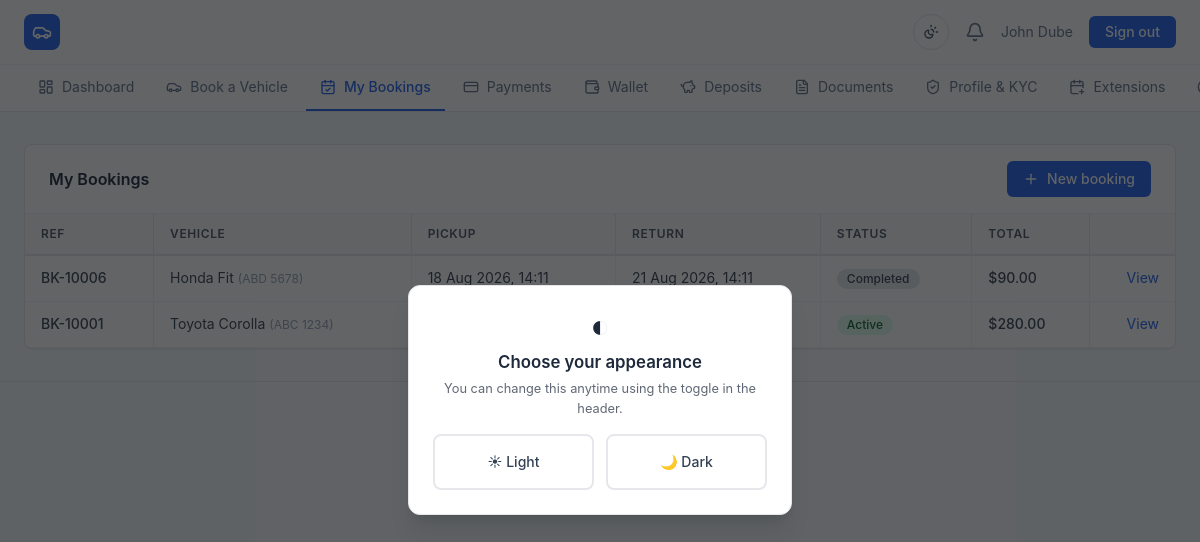
The page /client/bookings.php (signed in) on the database its author committed.
### tables this page shows
CREATE TABLE clients (
    id INT UNSIGNED AUTO_INCREMENT PRIMARY KEY,
    user_id INT UNSIGNED DEFAULT NULL UNIQUE,
    client_no VARCHAR(20) NOT NULL UNIQUE,
    full_name VARCHAR(160) NOT NULL,
    dob DATE DEFAULT NULL,
    phone VARCHAR(40) DEFAULT NULL,
    email VARCHAR(190) DEFAULT NULL,
    address TEXT DEFAULT NULL,
    national_id VARCHAR(60) DEFAULT NULL,
    licence_no VARCHAR(60) DEFAULT NULL,
    licence_expiry DATE DEFAULT NULL,
    photo VARCHAR(255) DEFAULT NULL,
    tax_no VARCHAR(60) DEFAULT NULL,
    fiscalise TINYINT(1) NOT NULL DEFAULT 0,
    kyc_status ENUM('pending','under_review','verified','rejected') NOT NULL DEFAULT 'pending',
    account_status ENUM('active','suspended') NOT NULL DEFAULT 'active',
    source ENUM('online','walk_in') NOT NULL DEFAULT 'online',
    created_at DATETIME NOT NULL DEFAULT CURRENT_TIMESTAMP,
    updated_at DATETIME NOT NULL DEFAULT CURRENT_TIMESTAMP ON UPDATE CURRENT_TIMESTAMP,
    FOREIGN KEY (user_id) REFERENCES users(id) ON DELETE SET NULL,
    INDEX idx_clients_phone (phone),
    INDEX idx_clients_email (email),
    INDEX idx_clients_national_id (national_id),
    INDEX idx_clients_kyc (kyc_status)
);

CREATE TABLE bookings (
    id INT UNSIGNED AUTO_INCREMENT PRIMARY KEY,
    ref VARCHAR(20) NOT NULL UNIQUE,
    client_id INT UNSIGNED NOT NULL,
    vehicle_id INT UNSIGNED NOT NULL,
    pickup_at DATETIME NOT NULL,
    return_at DATETIME NOT NULL,
    status ENUM('pending','confirmed','active','completed','cancelled','overdue') NOT NULL DEFAULT 'pending',
    base_amount DECIMAL(10,2) NOT NULL DEFAULT 0.00,
    additional_amount DECIMAL(10,2) NOT NULL DEFAULT 0.00,
    discount DECIMAL(10,2) NOT NULL DEFAULT 0.00,
    total DECIMAL(10,2) NOT NULL DEFAULT 0.00,
    deposit_required DECIMAL(10,2) NOT NULL DEFAULT 0.00,
    notes TEXT DEFAULT NULL,
    source ENUM('online','walk_in') NOT NULL DEFAULT 'online',
    created_by INT UNSIGNED DEFAULT NULL,
    created_at DATETIME NOT NULL DEFAULT CURRENT_TIMESTAMP,
    updated_at DATETIME NOT NULL DEFAULT CURRENT_TIMESTAMP ON UPDATE CURRENT_TIMESTAMP,
    FOREIGN KEY (client_id) REFERENCES clients(id),
    FOREIGN KEY (vehicle_id) REFERENCES vehicles(id),
    FOREIGN KEY (created_by) REFERENCES users(id) ON DELETE SET NULL,
    INDEX idx_bookings_client (client_id),
    INDEX idx_bookings_vehicle_dates (vehicle_id, pickup_at, return_at),
    INDEX idx_bookings_status (status),
    INDEX idx_bookings_dates (pickup_at, return_at)
);

CREATE TABLE vehicles (
    id INT UNSIGNED AUTO_INCREMENT PRIMARY KEY,
    reg_no VARCHAR(30) NOT NULL UNIQUE,
    make VARCHAR(60) NOT NULL,
    model VARCHAR(60) NOT NULL,
    year SMALLINT UNSIGNED DEFAULT NULL,
    colour VARCHAR(40) DEFAULT NULL,
    transmission ENUM('automatic','manual') NOT NULL DEFAULT 'automatic',
    fuel_type ENUM('petrol','diesel','hybrid','electric') NOT NULL DEFAULT 'petrol',
    engine_capacity VARCHAR(20) DEFAULT NULL,
    seats TINYINT UNSIGNED NOT NULL DEFAULT 5,
    mileage INT UNSIGNED NOT NULL DEFAULT 0,
    description TEXT DEFAULT NULL,
    daily_rate DECIMAL(10,2) NOT NULL DEFAULT 0.00,
    weekly_rate DECIMAL(10,2) DEFAULT NULL,
    monthly_rate DECIMAL(10,2) DEFAULT NULL,
    deposit DECIMAL(10,2) NOT NULL DEFAULT 0.00,
    excess_mileage_rate DECIMAL(8,2) DEFAULT NULL,
    status ENUM('available','reserved','on_hire','maintenance','unavailable') NOT NULL DEFAULT 'available',
    is_public TINYINT(1) NOT NULL DEFAULT 1,
    is_featured TINYINT(1) NOT NULL DEFAULT 0,
    created_at DATETIME NOT NULL DEFAULT CURRENT_TIMESTAMP,
    updated_at DATETIME NOT NULL DEFAULT CURRENT_TIMESTAMP ON UPDATE CURRENT_TIMESTAMP,
    INDEX idx_vehicles_status (status),
    INDEX idx_vehicles_public (is_public, status)
);

### app/Auth.php (called while the page is built, shortened)
<?php
final class Auth
{
    private static ?array $user = null;
    public static function user(): ?array
    {
        if (self::$user === null && !empty($_SESSION['user_id'])) {
            self::$user = Database::one(
                'SELECT u.*, r.name AS role_name FROM users u
                 JOIN roles r ON r.id = u.role_id WHERE u.id = ?',
                [$_SESSION['user_id']]
            );
        }
        return self::$user;
    }
    public static function check(): bool
    {
        return self::user() !== null;
    }
    public static function client(): ?array
    {
        $user = self::user();
        return Database::one('SELECT * FROM clients WHERE user_id = ?', [$user['id']]);
    }
    public static function requireLogin(): void
    {
        if (!self::check()) {
            flash('error', 'Please log in to continue.');
            $inAdmin = str_contains($_SERVER['SCRIPT_NAME'] ?? '', '/admin/');
            redirect($inAdmin ? 'admin/login.php' : 'login.php');
        }
    }
    public static function requireClient(): void
    {
        self::requireLogin();
    }
}

### app/Database.php (called while the page is built, shortened)
<?php
final class Database
{
    private static ?PDO $pdo = null;
    public static function pdo(): PDO
    {
        if (self::$pdo === null) {
            $db = $GLOBALS['config']['db'];
            $dsn = sprintf(
                'mysql:host=%s;port=%d;dbname=%s;charset=%s',
                $db['host'], $db['port'], $db['name'], $db['charset'] ?? 'utf8mb4'
            );
            try {
                self::$pdo = new PDO($dsn, $db['user'], $db['pass'], [
                    PDO::ATTR_ERRMODE => PDO::ERRMODE_EXCEPTION,
                    PDO::ATTR_DEFAULT_FETCH_MODE => PDO::FETCH_ASSOC,
                    PDO::ATTR_EMULATE_PREPARES => false,
                ]);
            } catch (PDOException $e) {
                error_log('DB connection failed: ' . $e->getMessage());
                http_response_code(500);
                exit('Database connection failed. Please check configuration.');
            }
        }
        return self::$pdo;
    }
    public static function run(string $sql, array $params = []): PDOStatement
    {
        $stmt = self::pdo()->prepare($sql);
        $stmt->execute($params);
        return $stmt;
    }
    public static function all(string $sql, array $params = []): array
    {
        return self::run($sql, $params)->fetchAll();
    }
    public static function one(string $sql, array $params = []): ?array
    {
        $row = self::run($sql, $params)->fetch();
        return $row === false ? null : $row;
    }
}

### public/client/bookings.php (the view, shortened to what this page needs)
<?php
require_once dirname(__DIR__, 2) . '/app/bootstrap.php';
Auth::requireClient();
$client = Auth::client();
$bookings = Database::all(
    "SELECT b.*, v.make, v.model, v.reg_no FROM bookings b JOIN vehicles v ON v.id=b.vehicle_id
     WHERE b.client_id = ? ORDER BY b.id DESC", [$client['id']]);
$active = 'bookings';
require APP_PATH . '/views/client/header.php';
?>
<div class="card !p-0 overflow-x-auto">
    <div class="flex items-center justify-between px-6 py-4 border-b border-gray-100">
        <h2 class="font-semibold text-slate-800">My Bookings</h2>
        <a href="<?= url('client/browse.php') ?>" class="btn-primary"><i data-lucide="plus" class="w-4 h-4"></i> New booking</a>
    </div>
    <table class="w-full">
        <thead><tr>
            <th class="th">Ref</th><th class="th">Vehicle</th><th class="th">Pickup</th>
            <th class="th">Return</th><th class="th">Status</th><th class="th">Total</th><th class="th"></th>
        </tr></thead>
        <tbody>
        <?php foreach ($bookings as $b): ?>
        <tr class="table-row">
            <td class="td font-medium"><?= e($b['ref']) ?></td>
            <td class="td"><?= e($b['make'] . ' ' . $b['model']) ?> <span class="text-xs text-slate-400">(<?= e($b['reg_no']) ?>)</span></td>
            <td class="td"><?= e(fmt_datetime($b['pickup_at'])) ?></td>
            <td class="td"><?= e(fmt_datetime($b['return_at'])) ?></td>
            <td class="td"><?= status_badge($b['status']) ?></td>
            <td class="td font-medium"><?= money($b['total']) ?></td>
            <td class="td text-right"><a href="<?= url('client/booking.php?id=' . $b['id']) ?>" class="text-blue-600 text-sm hover:underline">View</a></td>
        </tr>
        <?php endforeach; ?>
        </tbody>
    </table>
</div>
<?php require APP_PATH . '/views/client/footer.php'; ?>

### app/views/client/header.php (shortened to what this page needs)
<?php
$user = Auth::user();
$client = Auth::client();
$active = $active ?? '';
$navItems = [
    ['index.php', 'Dashboard', 'layout-dashboard', 'dashboard'],
    ['browse.php', 'Book a Vehicle', 'car', 'browse'],
    ['bookings.php', 'My Bookings', 'calendar-check', 'bookings'],
    ['payments.php', 'Payments', 'credit-card', 'payments'],
    ['wallet.php', 'Wallet', 'wallet', 'wallet'],
    ['deposits.php', 'Deposits', 'piggy-bank', 'deposits'],
    ['documents.php', 'Documents', 'file-text', 'documents'],
    ['kyc.php', 'Profile & KYC', 'shield-check', 'kyc'],
    ['extensions.php', 'Extensions', 'calendar-plus', 'extensions'],
    ['support.php', 'Support', 'life-buoy', 'support'],
    ['settings.php', 'Settings', 'settings', 'settings'],
];
?>
<!DOCTYPE html>
<html lang="en">
<head>
<link rel="stylesheet" href="<?= url('assets/css/app.css') ?>">
</head>
<body class="bg-slate-50">
<header class="site-header bg-white border-b border-gray-200 text-slate-700 sticky top-0 z-40">
    <div class="max-w-7xl mx-auto px-4 sm:px-6 h-16 flex items-center justify-between">
        <a href="<?= url('index.php') ?>" class="flex items-center gap-3 shrink-0">
            <span class="w-9 h-9 rounded-lg bg-blue-600 text-white flex items-center justify-center"><i data-lucide="car" class="w-5 h-5"></i></span>
        </a>
        <div class="flex items-center gap-3 sm:gap-4 text-sm">
            <button class="theme-toggle" type="button" data-theme-toggle title="Toggle dark / light mode">
                <i data-lucide="sun-moon" class="w-4 h-4"></i>
            </button>
            <a href="<?= url('client/notifications.php') ?>" class="relative text-slate-500 hover:text-slate-700">
                <i data-lucide="bell" class="w-5 h-5"></i>
            </a>
            <span class="text-slate-500 hidden md:block"><?= e($client['full_name'] ?? $user['name']) ?></span>
            <a href="<?= url('logout.php') ?>" class="bg-blue-600 hover:bg-blue-700 text-white px-4 py-1.5 rounded-md font-medium">Sign out</a>
        </div>
    </div>
    <nav class="border-t border-gray-100">
        <div class="max-w-7xl mx-auto px-4 sm:px-6 flex gap-1 overflow-x-auto">
            <?php foreach ($navItems as [$href, $label, $icon, $key]): ?>
            <a href="<?= url('client/' . $href) ?>"
               class="flex items-center gap-2 px-3.5 py-3 text-sm whitespace-nowrap border-b-2 <?= $active === $key ? 'border-blue-600 text-blue-600 font-medium' : 'border-transparent text-slate-500 hover:text-slate-800' ?>">
                <i data-lucide="<?= $icon ?>" class="w-4 h-4"></i><?= e($label) ?>
            </a>
            <?php endforeach; ?>
        </div>
    </nav>
</header>
<main class="max-w-7xl mx-auto px-4 sm:px-6 py-6 sm:py-8">

### app/helpers.php (shortened to what this page needs)
<?php
function e(?string $value): string
{
    return htmlspecialchars((string) $value, ENT_QUOTES, 'UTF-8');
}
function config(string $key, $default = null)
{
    $segments = explode('.', $key);
    $value = $GLOBALS['config'];
    foreach ($segments as $segment) {
        $value = $value[$segment];
    }
    return $value;
}
function url(string $path = ''): string
{
    return rtrim((string) config('app_url'), '/') . '/' . ltrim($path, '/');
}
function money($amount): string
{
    return (string) config('currency_symbol', '$') . number_format((float) $amount, 2);
}
function fmt_date($value, string $format = 'd M Y'): string
{
    $ts = is_numeric($value) ? (int) $value : strtotime((string) $value);
    return $ts ? date($format, $ts) : '—';
}
function fmt_datetime($value): string
{
    return fmt_date($value, 'd M Y, H:i');
}
function status_badge(string $status): string
{
    $map = [
        'available' => 'bg-green-100 text-green-800',
        'reserved' => 'bg-amber-100 text-amber-800',
        'on_hire' => 'bg-blue-100 text-blue-800',
        'maintenance' => 'bg-red-100 text-red-800',
        'unavailable' => 'bg-gray-200 text-gray-700',
        'pending' => 'bg-amber-100 text-amber-800',
        'confirmed' => 'bg-blue-100 text-blue-800',
        'active' => 'bg-green-100 text-green-800',
        'completed' => 'bg-gray-200 text-gray-700',
        'cancelled' => 'bg-red-100 text-red-800',
        'overdue' => 'bg-red-100 text-red-800',
        'paid' => 'bg-green-100 text-green-800',
        'successful' => 'bg-green-100 text-green-800',
        'failed' => 'bg-red-100 text-red-800',
        'refunded' => 'bg-purple-100 text-purple-800',
        'verified' => 'bg-green-100 text-green-800',
        'under_review' => 'bg-amber-100 text-amber-800',
        'rejected' => 'bg-red-100 text-red-800',
        'approved' => 'bg-green-100 text-green-800',
        'partial' => 'bg-amber-100 text-amber-800',
        'held' => 'bg-blue-100 text-blue-800',
        'released' => 'bg-gray-200 text-gray-700',
    ];
    $cls = $map[strtolower($status)] ?? 'bg-gray-200 text-gray-700';
    $label = ucwords(str_replace('_', ' ', $status));
    return '<span class="inline-flex items-center px-2.5 py-0.5 rounded-full text-xs font-medium '
        . $cls . '">' . e($label) . '</span>';
}

### rows shown on the page
clients: full_name "John Dube"
bookings: ref "BK-10006", vehicle.model "Honda Fit", vehicle.reg_no "ABD 5678", pickup_at "18 Aug 2026, 14:11", return_at "21 Aug 2026, 14:11", status "Completed", total "$90.00"
bookings: ref "BK-10001", vehicle.model "Toyota Corolla", vehicle.reg_no "ABC 1234", status "Active", total "$280.00"

### other values the page prints
$label "Dashboard"
$label "Book a Vehicle"
$label "My Bookings"
$label "Payments"
$label "Wallet"
$label "Deposits"
$label "Documents"
$label "Profile & KYC"
$label "Extensions"
